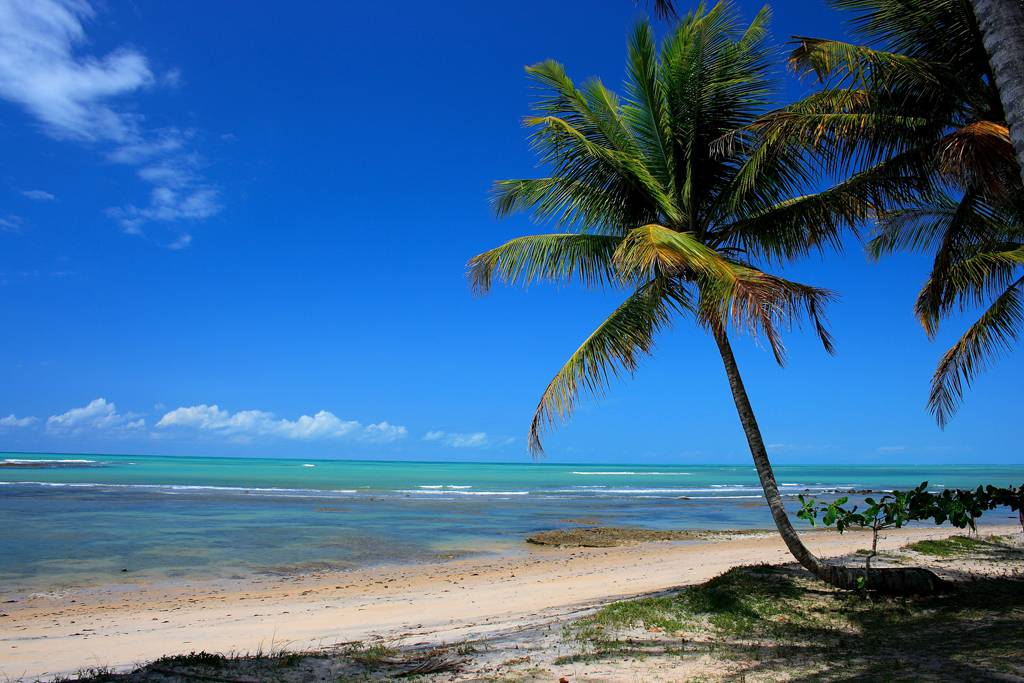
#> input picture bom-dia-generator/assets/images/backgrounds/0.jpg, 1024 x 683 px, given in place of 6.jpg, which was not available
$ python blur_image.py   (older library calls are emulated)
#> lines starting #> are read from the running program, lines starting #| are printed output that depends on the picture; pictures that were not available may be replaced by others from this repository, and a replacement may not be noted
### bom-dia-generator/helpers/image_helper.py
from PIL import Image, ImageFilter, ImageDraw, ImageFont
import textwrap

class ImageHelper:
    def __init__(self):
        pass

    def blur_image(self, image, blur_perc):
#> called with blur_perc = 5
        original_image = Image.open(image)
#> original_image is the input picture: PIL image 1024x683 RGB; mean R, G, B 61.6, 106.9, 152.2

        blur_image = original_image.filter(ImageFilter.BoxBlur(blur_perc))
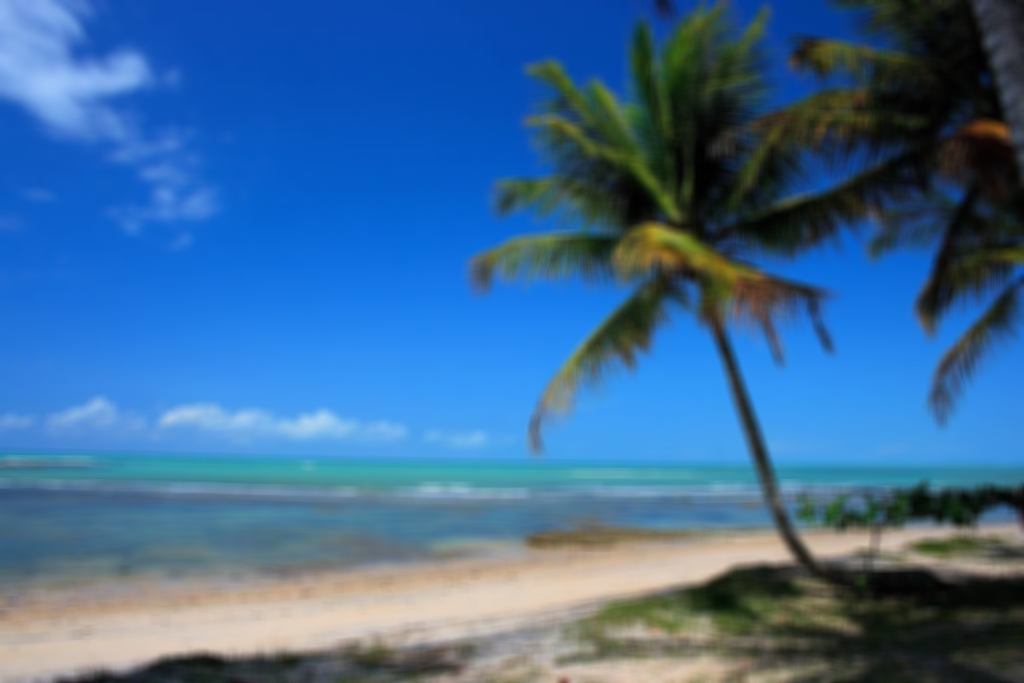
#> blur_image: PIL image 1024x683 RGB; mean R, G, B 61.6, 106.9, 152.2
        return blur_image

    def resize_image(self, image, width, height):
#> called with width = 1024, height = 1024
        image_width, image_height = image.size
#> image_width = 1024; image_height = 683

        left = (image_width - width) / 2
#> left = 0
        right = (image_width + width) / 2
#> right = 1024
        top = (image_height - height) / 2
#> top = -170.5
        bottom = (image_height + height) / 2
#> bottom = 853.5

        if left < 0:
            left = 0

        if top < 0:
            top = 0

        if right > (image_width - left):
            right = image_width - left

        if bottom > (image_height - top):
            bottom = image_height - top
#> bottom = 683

        print((left, top, right, bottom))
#| (0.0, 0, 1024.0, 683)

        return image.crop((left, top, right, bottom))

    def add_text(self, image, font_asset, message):
        image_draw = ImageDraw.Draw(image)
        print(font_asset)
        image_font = ImageFont.truetype(font_asset, 80)


        width, height = image.size
#> width = 1024; height = 683

        #decide a cor do texto
        rgb_image = image.convert('RGB')
        r, g, b = rgb_image.getpixel((width / 2, height / 2))
#> r = 40; g = 140; b = 244
        text_color = (255 - r, 255 - g, 255 - b)
#> text_color = (215, 115, 11)

        lines = textwrap.wrap(message, width=30)
        position_y = height / 3
#> position_y = 227.7

        for line in lines:
            text_width, text_height = image_draw.textsize(line, font=image_font)

            position_x = (width  - text_width)  / 2

            image_draw.text((position_x, position_y), line, font=image_font, fill=text_color)
            position_y += text_height
#> this loop made 4 passes
#> (text_width, position_x, position_y) on passes 1 to 4: (1128, -52, 319.7), (1080, -28, 411.7), (1046, -11, 503.7), (923, 50.5, 595.7)
#> after the loop, position_y = 595.7

        return image

### bom-dia-generator/tests/blur_image.py
import sys
import random
sys.path[0] += '\\..'

from helpers.image_helper import ImageHelper

image_helper = ImageHelper()

assets_dir = "D:/github/bom-dia-generator/bom-dia-generator/assets/"

img = random.randint(0, 10)
print(img)

image_asset = f"{assets_dir}/images/backgrounds/{img}.jpg"
font_asset = f"{assets_dir}/fonts/0.ttf"

blur_image = image_helper.blur_image(image_asset, 5)
resize_image = image_helper.resize_image(blur_image, 1024, 1024)
final_image = image_helper.add_text(resize_image, font_asset, 'Lorem ipsum dolor sit amet, consectetur adipiscing elit. Vestibulum tristique ligula vitae molestie suscipit.')
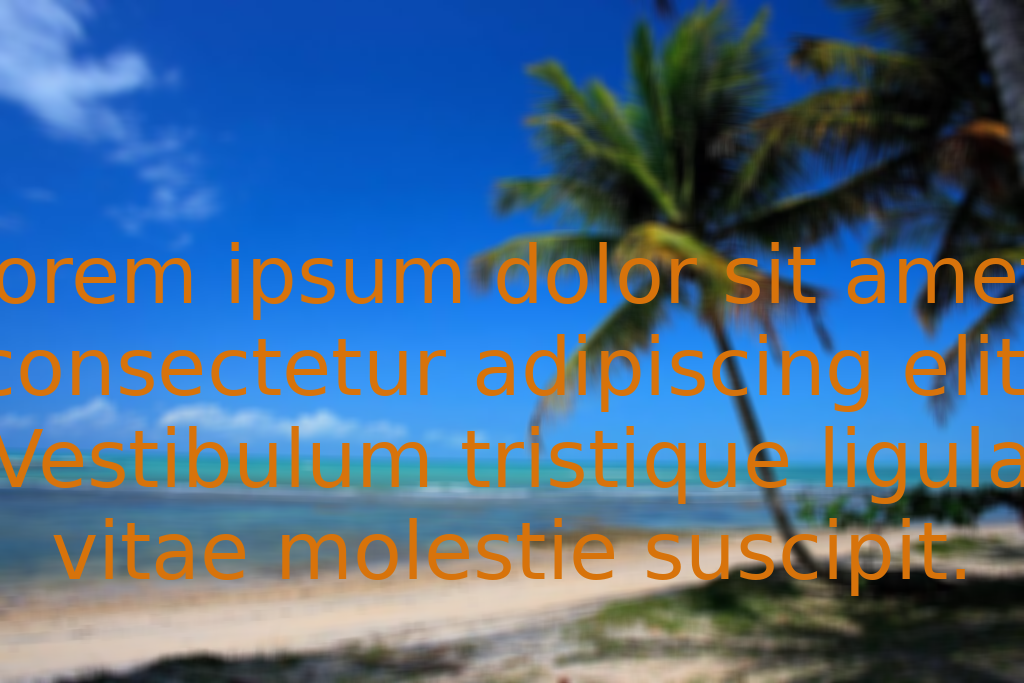
#> final_image: PIL image 1024x683 RGB; mean R, G, B 74.8, 105.7, 136.9

$ run again, on bom-dia-generator/assets/images/backgrounds/3.jpg
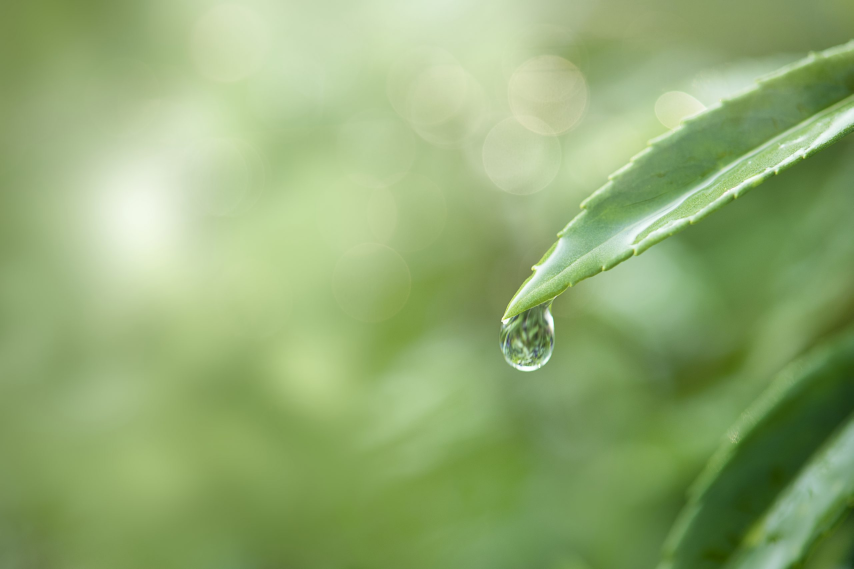
#> input picture bom-dia-generator/assets/images/backgrounds/3.jpg, 2560 x 1707 px, given in place of 6.jpg, which was not available (shown at 1/3 size)
#> in blur_image, original_image is the input picture: PIL image 2560x1707 RGB; mean R, G, B 146.3, 172.4, 115.4
#| (768.0, 341.5, 1792.0, 1365.5)
#> in resize_image, `return image.crop((left, top, right, bottom))`:
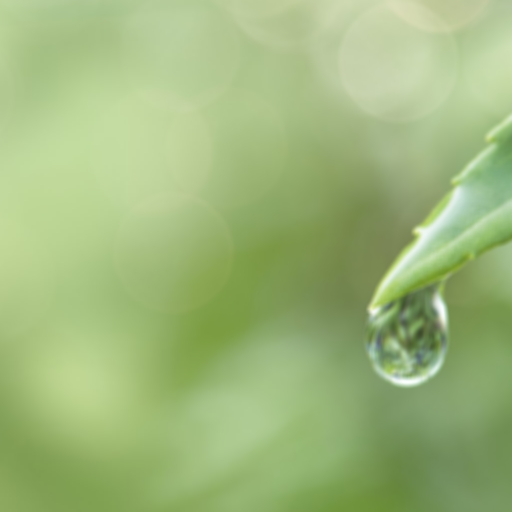
#> returned value: PIL image 1024x1024 RGB (shown at 1/2 size); mean R, G, B 158.4, 183.9, 123.9
#> r = 125; g = 154; b = 70
#> text_color = (130, 101, 185)
#> the loop in add_text, `for line in lines:` made 4 passes
#> (text_width, position_x, position_y) on passes 1 to 4: (1128, -52, 433.3), (1080, -28, 525.3), (1046, -11, 617.3), (923, 50.5, 709.3)
#> after the loop in add_text, `for line in lines:`: position_y = 709.3
#> `final_image = image_helper.add_text(resize_image, font_asset, 'Lorem i..`:
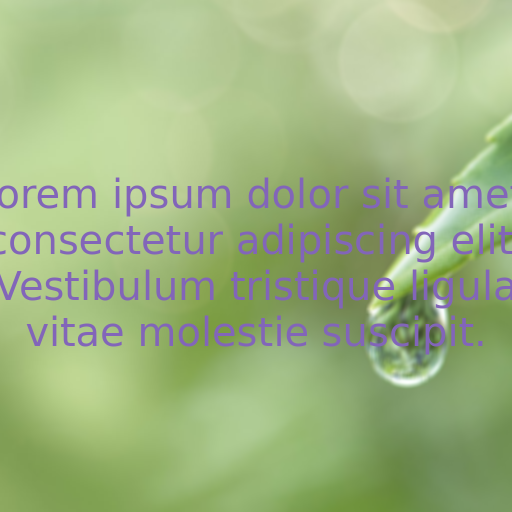
#> final_image: PIL image 1024x1024 RGB (shown at 1/2 size); mean R, G, B 157.2, 179.3, 128.2

$ run again, on bom-dia-generator/assets/images/backgrounds/4.jpg
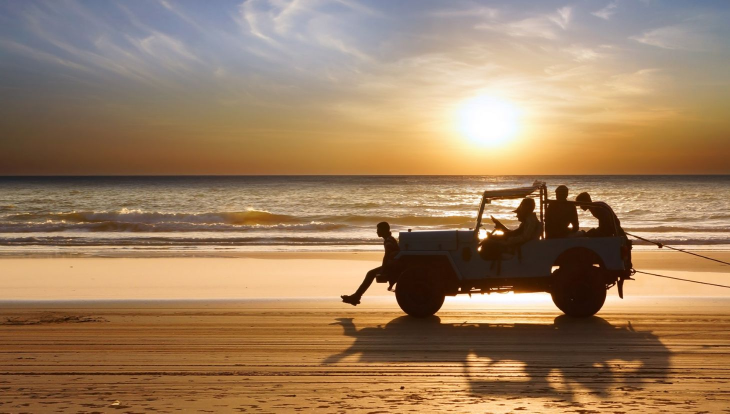
#> input picture bom-dia-generator/assets/images/backgrounds/4.jpg, 1460 x 827 px, given in place of 6.jpg, which was not available (shown at 1/2 size)
#> in blur_image, original_image is the input picture: PIL image 1460x827 RGB; mean R, G, B 158.1, 127.5, 96.5
#| (218.0, 0, 1242.0, 827)
#> in resize_image, `return image.crop((left, top, right, bottom))`:
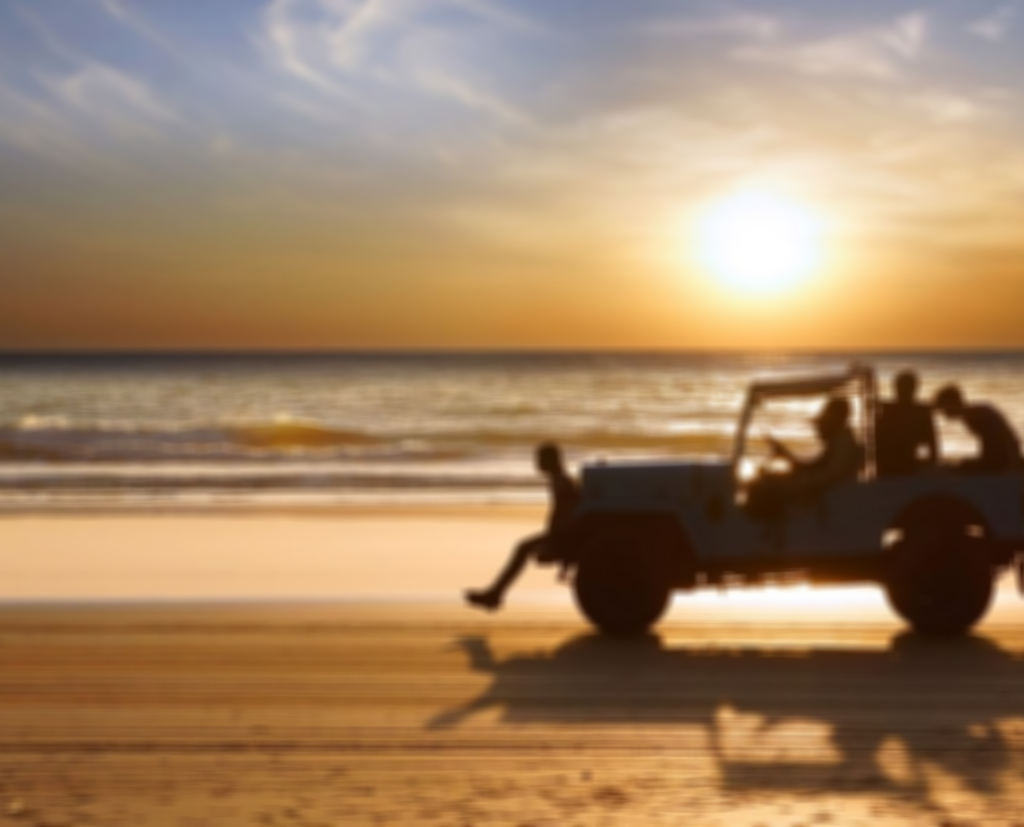
#> returned value: PIL image 1024x827 RGB; mean R, G, B 162.8, 132.2, 100.6
#> r = 151; g = 119; b = 72
#> text_color = (104, 136, 183)
#> the loop in add_text, `for line in lines:` made 4 passes
#> (text_width, position_x, position_y) on passes 1 to 4: (1128, -52, 367.7), (1080, -28, 459.7), (1046, -11, 551.7), (923, 50.5, 643.7)
#> after the loop in add_text, `for line in lines:`: position_y = 643.7
#> `final_image = image_helper.add_text(resize_image, font_asset, 'Lorem i..`:
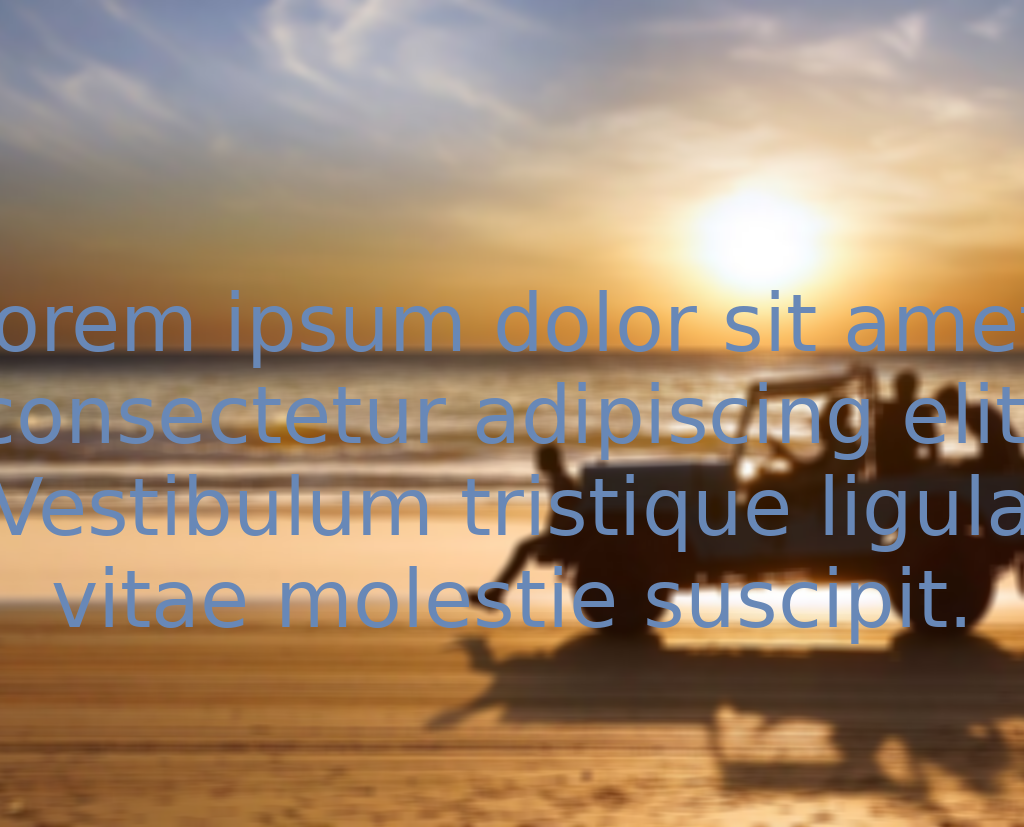
#> final_image: PIL image 1024x827 RGB; mean R, G, B 158.5, 133.1, 108

$ run again, on bom-dia-generator/assets/images/backgrounds/5.jpg
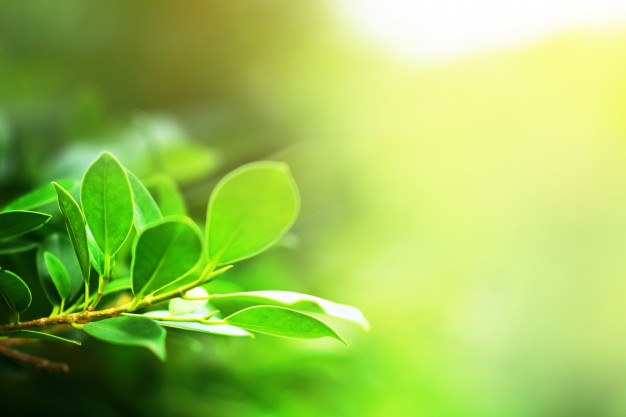
#> input picture bom-dia-generator/assets/images/backgrounds/5.jpg, 626 x 417 px, given in place of 6.jpg, which was not available
#> in blur_image, original_image is the input picture: PIL image 626x417 RGB; mean R, G, B 157.5, 194.7, 88
#> in blur_image, `blur_image = original_image.filter(ImageFilter.BoxBlur(blur_perc))`:
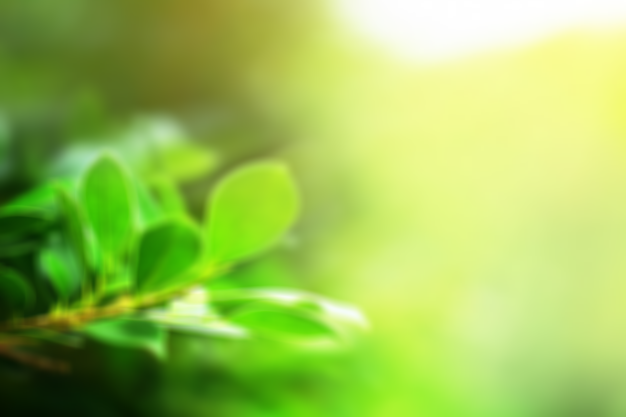
#> blur_image: PIL image 626x417 RGB; mean R, G, B 157.5, 194.7, 88
#| (0, 0, 626, 417)
#> r = 159; g = 190; b = 87
#> text_color = (96, 65, 168)
#> the loop in add_text, `for line in lines:` made 4 passes
#> (text_width, position_x, position_y) on passes 1 to 4: (1128, -251, 231), (1080, -227, 323), (1046, -210, 415), (923, -148.5, 507)
#> after the loop in add_text, `for line in lines:`: position_y = 507
#> `final_image = image_helper.add_text(resize_image, font_asset, 'Lorem i..`:
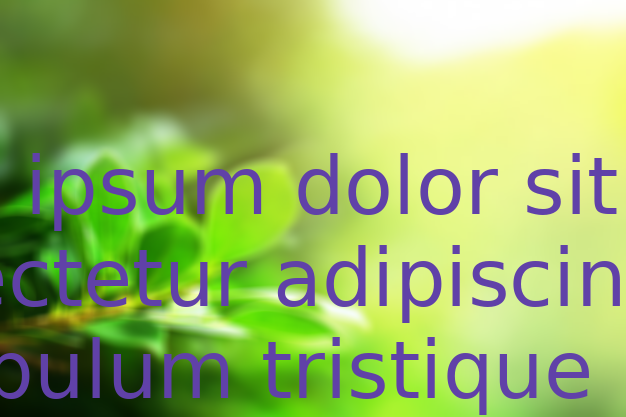
#> final_image: PIL image 626x417 RGB; mean R, G, B 152.3, 180.7, 98.3
